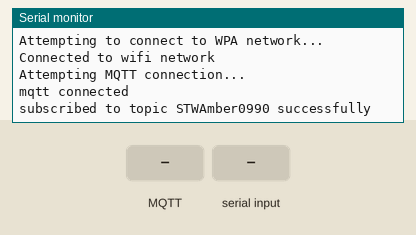
Simulated run of this sketch. Board: ESP32. Shown: the last lines printed to the serial monitor. The inputs (shaded band) are chosen by the test bench. WiFi joins after 1.5 s; servers stay silent unless stated; no MQTT or app messages arrive unless stated.

Above: at 6.3 s.
6.4 s: MQTT message "A" arrives on the first subscribed topic
At 6.8 s:
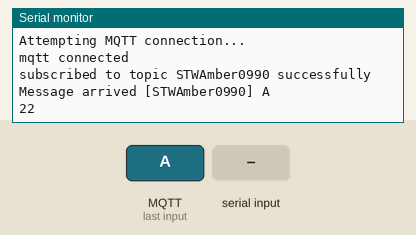
7.9 s: "A" received over Serial
At 10.0 s:
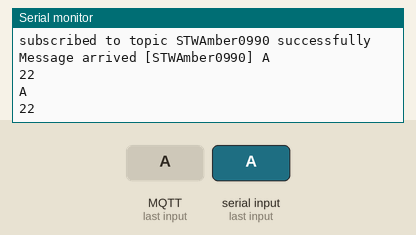
10.4 s: MQTT message "B" arrives on the first subscribed topic
At 11.1 s:
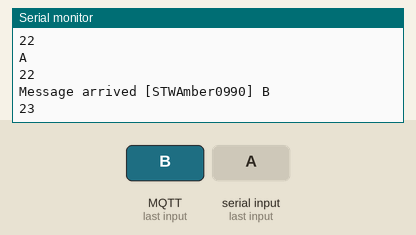
11.9 s: "B" received over Serial
At 14.1 s:
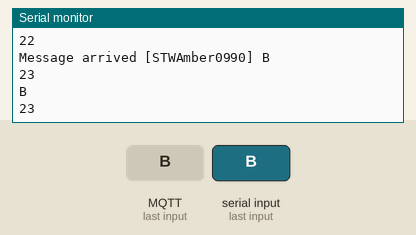
14.4 s: MQTT message "C" arrives on the first subscribed topic
At 15.4 s:
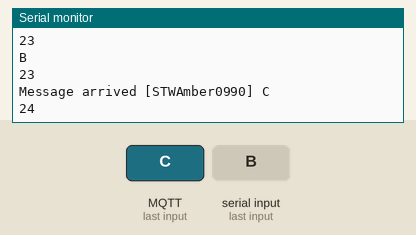
15.9 s: "C" received over Serial
At 17.3 s:
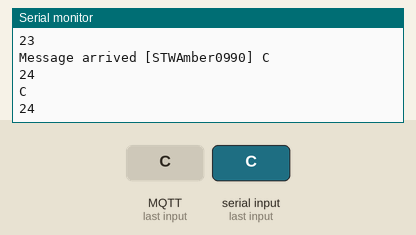
Timing chart, 0 to 18.9 s (numbered marks = the images above; inputs shaded):
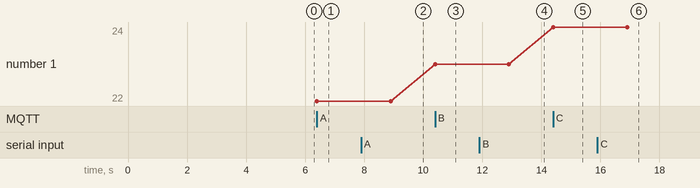

The sketch:

STW.ino
```cpp
#include <WiFi.h>
#include "PubSubClient.h"

char ssid[] = "HACKATON_Mty";     //  your network SSID (name)
char pass[] = "HackGlobal78415";    // your network password

int status = WL_IDLE_STATUS;     // the Wifi radio's status
char mqttServer[] = "broker.mqttdashboard.com";
char mqttText[] = "STWAmber0990";

WiFiClient wifiClient;
PubSubClient mqttClient(wifiClient);

String incomingText = "";   // for incoming serial data
int Foquito = 0; // for Foquitos

void setup() {
    Serial.begin(9600);     // opens serial port, sets data rate to 9600 bps
    Serial.println("turn lights OFF");
    digitalWrite(21, LOW); //A
    digitalWrite(23, LOW); //B
    digitalWrite(24, LOW); //C
    digitalWrite(25, LOW); //D
    digitalWrite(26, LOW); //E
    digitalWrite(27, LOW); //F
    digitalWrite(28, LOW); //G
    digitalWrite(29, LOW); //H
    digitalWrite(30, LOW); //I
    digitalWrite(31, LOW); //J
    digitalWrite(32, LOW); //K
    digitalWrite(33, LOW); //L
    digitalWrite(34, LOW); //M
    digitalWrite(35, LOW); //N
    digitalWrite(36, LOW); //O
    digitalWrite(37, LOW); //P
    digitalWrite(38, LOW); //Q
    digitalWrite(39, LOW); //R
    digitalWrite(40, LOW); //S
    digitalWrite(41, LOW); //T
    digitalWrite(42, LOW); //O
    digitalWrite(43, LOW); //V
    digitalWrite(44, LOW); //W
    digitalWrite(45, LOW); //X
    digitalWrite(46, LOW); //Y
    digitalWrite(47, LOW); //Z

  mqttClient.setServer(mqttServer, 1883);
  mqttClient.setCallback(callback);

  connectWifi();
}

void loop() {

        // send data only when you receive data:
        if (Serial.available() > 0) {
                // read the incoming byte:
                incomingText = Serial.readString();
                incomingText.toUpperCase();

                for(auto CHAR: incomingText){
                  SelectChar(CHAR);
                  }

        }
        mqttClient.loop();
}

void SelectChar(char CHAR){
  switch(CHAR){
    case 'A':Foquito = 22; break;
    case 'B':Foquito = 23; break;
    case 'C':Foquito = 24; break;
    case 'D':Foquito = 25; break;
    case 'E':Foquito = 26; break;
    case 'F':Foquito = 27; break;
    case 'G':Foquito = 28; break;
    case 'H':Foquito = 29; break;
    case 'I':Foquito = 30; break;
    case 'J':Foquito = 31; break;
    case 'K':Foquito = 32; break;
    case 'L':Foquito = 33; break;
    case 'M':Foquito = 34; break;
    case 'N':Foquito = 35; break;
    case 'O':Foquito = 36; break;
    case 'P':Foquito = 37; break;
    case 'Q':Foquito = 38; break;
    case 'R':Foquito = 39; break;
    case 'S':Foquito = 40; break;
    case 'T':Foquito = 41; break;
    case 'U':Foquito = 42; break;
    case 'V':Foquito = 43; break;
    case 'W':Foquito = 44; break;
    case 'X':Foquito = 45; break;
    case 'Y':Foquito = 46; break;
    case 'Z':Foquito = 47; break;
    default: Foquito = 0; break;
    }
    Serial.println(CHAR);
    if(Foquito != 0){
    digitalWrite(Foquito, HIGH);
    Serial.println(Foquito);
    delay(800);
    digitalWrite(Foquito, LOW);
    }
    else{delay(1500);}


}

void callback(char* topic, uint8_t* payload, unsigned int length) {

  // output to serial monitor
  Serial.print("Message arrived [");
  Serial.print(topic);
  Serial.print("] ");
  for (int i=0;i<length;i++) {
    char CHART = (char)payload[i];
    String CHART2 = String(CHART);
    CHART2.toUpperCase();
    for(auto CHAR: CHART2){
        SelectChar(CHAR);
        }
  }
  Serial.println();

}

void subscribeToMqttTopic(char atopic[]) {

  if (mqttClient.subscribe(atopic)) {

    Serial.print("subscribed to topic ");
    Serial.print(atopic);
    Serial.println(" successfully");

  } else {

    Serial.print("unable to subscribe to topic");
    Serial.println(atopic);
    // Wait 5 seconds before retrying
    delay(5000);
    subscribeToMqttTopic(atopic);

  }

}

void connectMqtt() {

  // Loop until we're reconnected
  while (!mqttClient.connected()) {

    Serial.println("Attempting MQTT connection...");
    // Attempt to connect
    if (mqttClient.connect("hiveMq")) {

      Serial.println("mqtt connected");
      // you can subscribe/publish to topics now...
      subscribeToMqttTopic(mqttText);

    } else {

      Serial.print("failed, rc=");
      Serial.print(mqttClient.state());
      Serial.println(" try again in 3 seconds");
      // Wait 3 seconds before retrying
      delay(3000);

    }
  }

}

void connectWifi() {

  Serial.println("Attempting to connect to WPA network...");
  status = WiFi.begin(ssid, pass);

  // if you're not connected, stop here:
  if ( status != WL_CONNECTED) {

    Serial.println("Couldn't connect to wifi, retry in 5 secs");
    delay(5000);
    connectWifi();

  } else {

    Serial.println("Connected to wifi network");
    connectMqtt();

  }

}
```

Measured:
- after the input at 6.4 s, the serial monitor: prints a new line at once (image 1)
- after the input at 7.9 s, the serial monitor: prints a new line after 1.0 s (image 2)
- after the input at 10.4 s, the serial monitor: prints a new line at once (image 3)
- after the input at 11.9 s, the serial monitor: prints a new line after 1.0 s (image 4)
- after the input at 14.4 s, the serial monitor: prints a new line at once (image 5)
- after the input at 15.9 s, the serial monitor: prints a new line after 1.0 s (image 6)
- plotted number 1: 22 → 23 after the input at 10.4 s, 23 → 24 after the input at 14.4 s
